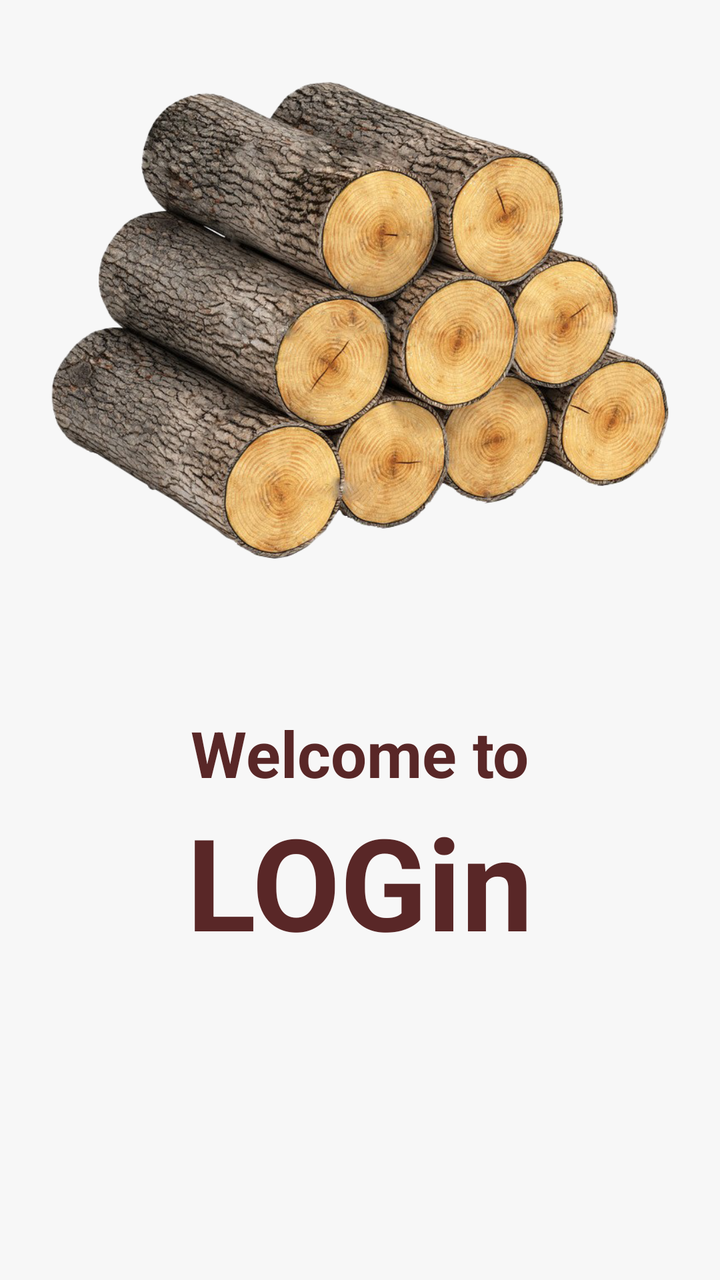
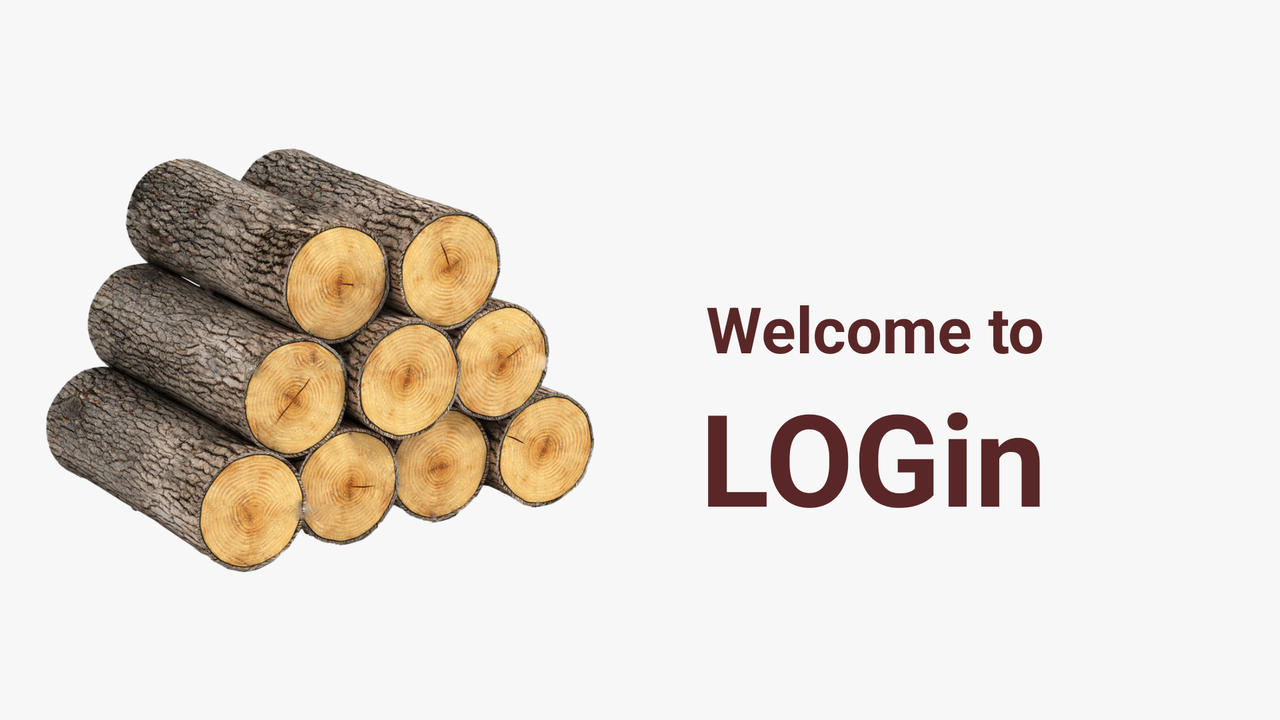

Two renders of one Android screen. The first uses the default layout on a phone; the second uses the alternative layout the repository ships for a different screen configuration, on a matching device. The two XML files are below.
<!-- AndroidManifest.xml: application theme Theme.LOGin -->
<!-- res/layout/activity_splash.xml -->
<?xml version="1.0" encoding="utf-8"?>
<androidx.constraintlayout.widget.ConstraintLayout xmlns:android="http://schemas.android.com/apk/res/android"
    xmlns:app="http://schemas.android.com/apk/res-auto"
    xmlns:tools="http://schemas.android.com/tools"
    android:id="@+id/CL_Splash"
    android:layout_width="match_parent"
    android:layout_height="match_parent"
    android:background="#F7F7F7"
    tools:context=".Splash">

    <androidx.constraintlayout.widget.ConstraintLayout
        android:id="@+id/constraintLayoutLogImage"
        android:layout_width="0dp"
        android:layout_height="0dp"
        app:layout_constraintEnd_toEndOf="parent"
        app:layout_constraintHeight_default="percent"
        app:layout_constraintHeight_percent="0.5"
        app:layout_constraintStart_toStartOf="parent"
        app:layout_constraintTop_toTopOf="parent">

        <ImageView
            android:id="@+id/imgLogs"
            android:layout_width="wrap_content"
            android:layout_height="wrap_content"
            android:contentDescription="@string/logs"
            app:layout_constraintBottom_toBottomOf="parent"
            app:layout_constraintEnd_toEndOf="parent"
            app:layout_constraintStart_toStartOf="parent"
            app:layout_constraintTop_toTopOf="parent"
            app:srcCompat="@drawable/wood_logs" />
    </androidx.constraintlayout.widget.ConstraintLayout>

    <TextView
        android:id="@+id/appName"
        android:layout_width="wrap_content"
        android:layout_height="wrap_content"
        android:text="@string/app_name"
        android:textColor="#592727"
        android:textSize="64sp"
        android:textStyle="bold"
        app:layout_constraintEnd_toEndOf="parent"
        app:layout_constraintStart_toStartOf="parent"
        app:layout_constraintTop_toBottomOf="@+id/welcomeText" />

    <TextView
        android:id="@+id/welcomeText"
        android:layout_width="wrap_content"
        android:layout_height="wrap_content"
        android:layout_marginTop="35dp"
        android:text="@string/welcome_text"
        android:textColor="#592727"
        android:textSize="32sp"
        android:textStyle="bold"
        app:layout_constraintEnd_toEndOf="parent"
        app:layout_constraintStart_toStartOf="parent"
        app:layout_constraintTop_toBottomOf="@+id/constraintLayoutLogImage" />

</androidx.constraintlayout.widget.ConstraintLayout>
<!-- resources referenced by this layout -->
<resources>
  <!-- drawable wood_logs: png bitmap (drawable, 841368 bytes) -->
  <string name="app_name">LOGin</string>
  <string name="logs">Image of logs</string>
  <string name="welcome_text">Welcome to</string>
  <style name="Theme.LOGin" parent="Theme.MaterialComponents.DayNight.NoActionBar">
  
  
  
  
          
          <item name="colorPrimary">@color/purple_500</item>
          <item name="colorPrimaryVariant">@color/purple_700</item>
          <item name="colorOnPrimary">@color/white</item>
          
          <item name="colorSecondary">@color/teal_200</item>
          <item name="colorSecondaryVariant">@color/teal_700</item>
          <item name="colorOnSecondary">@color/black</item>
          
          <item name="android:statusBarColor" tools:targetApi="l">?attr/colorPrimaryVariant</item>
          
      </style>
</resources>
<!-- res/layout-land/activity_splash.xml (the repository's variant of the layout above) -->
<!-- drawn on the phone turned sideways -->
<?xml version="1.0" encoding="utf-8"?>
<androidx.constraintlayout.widget.ConstraintLayout xmlns:android="http://schemas.android.com/apk/res/android"
    xmlns:app="http://schemas.android.com/apk/res-auto"
    xmlns:tools="http://schemas.android.com/tools"
    android:id="@+id/CL_Splash"
    android:layout_width="match_parent"
    android:layout_height="match_parent"
    android:background="#F7F7F7"
    tools:context=".MainActivity">

    <androidx.constraintlayout.widget.ConstraintLayout
        android:id="@+id/constraintLayoutLogImage"
        android:layout_width="0dp"
        android:layout_height="0dp"
        app:layout_constraintBottom_toBottomOf="parent"
        app:layout_constraintStart_toStartOf="parent"
        app:layout_constraintTop_toTopOf="parent"
        app:layout_constraintWidth_default="percent"
        app:layout_constraintWidth_percent="0.5">

        <ImageView
            android:id="@+id/imgLogs"
            android:layout_width="wrap_content"
            android:layout_height="wrap_content"
            android:contentDescription="@string/logs"
            app:layout_constraintBottom_toBottomOf="parent"
            app:layout_constraintEnd_toEndOf="parent"
            app:layout_constraintStart_toStartOf="parent"
            app:layout_constraintTop_toTopOf="parent"
            app:srcCompat="@drawable/wood_logs" />
    </androidx.constraintlayout.widget.ConstraintLayout>

    <TextView
        android:id="@+id/appName"
        android:layout_width="wrap_content"
        android:layout_height="wrap_content"
        android:text="@string/app_name"
        android:textColor="#592727"
        android:textSize="64sp"
        android:textStyle="bold"
        app:layout_constraintEnd_toEndOf="parent"
        app:layout_constraintHorizontal_bias="0.75"
        app:layout_constraintStart_toStartOf="parent"
        app:layout_constraintTop_toBottomOf="@+id/welcomeText" />

    <TextView
        android:id="@+id/welcomeText"
        android:layout_width="wrap_content"
        android:layout_height="wrap_content"
        android:text="@string/welcome_text"
        android:textColor="#592727"
        android:textSize="32sp"
        android:textStyle="bold"
        app:layout_constraintBottom_toBottomOf="parent"
        app:layout_constraintEnd_toEndOf="parent"
        app:layout_constraintHorizontal_bias="0.75"
        app:layout_constraintStart_toStartOf="parent"
        app:layout_constraintTop_toTopOf="parent"
        app:layout_constraintVertical_bias="0.45" />

</androidx.constraintlayout.widget.ConstraintLayout>
